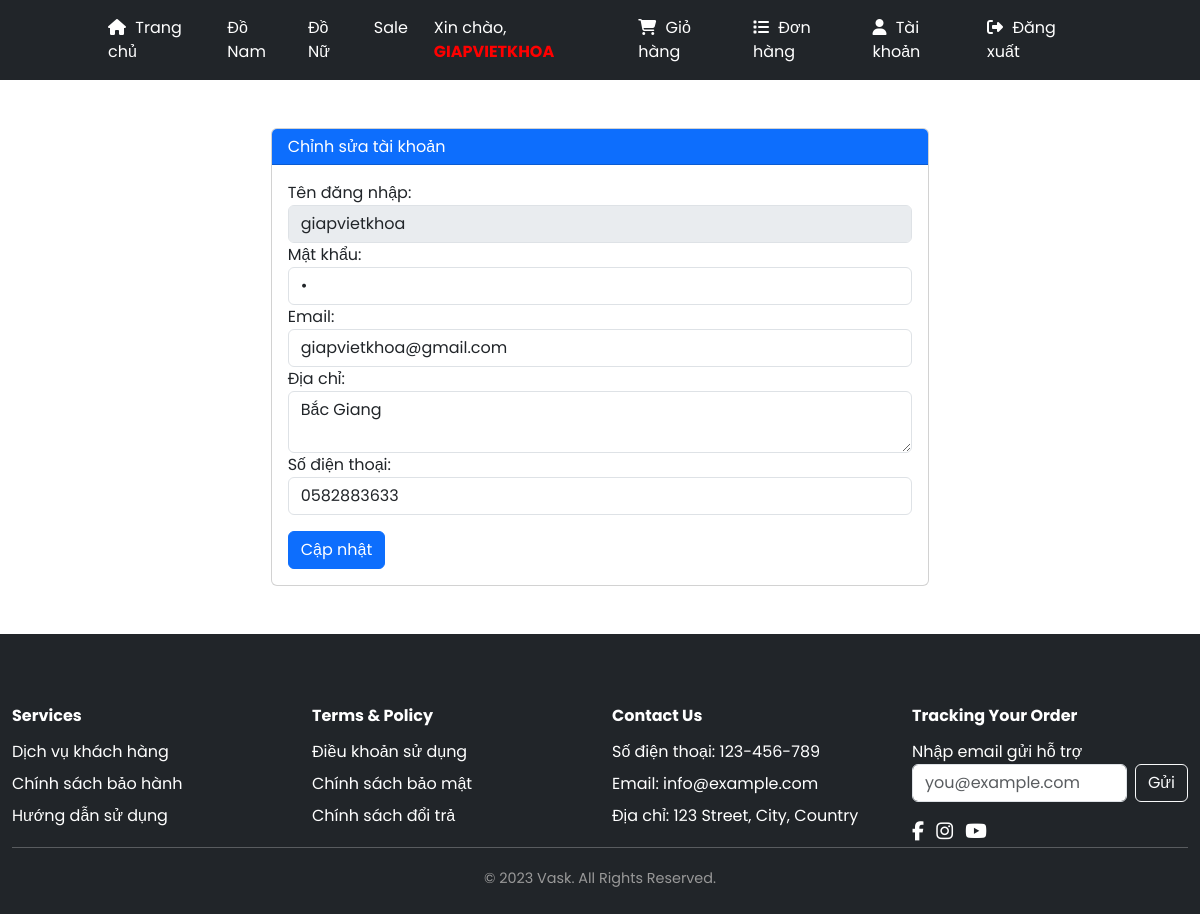
Screenshot of /index.php?act=suatk&id_tai_khoan=1 (signed in) with the database file from the repository.
### tables this page shows
CREATE TABLE `tai_khoan` (
  `id_tai_khoan` int NOT NULL,
  `ten_dang_nhap` varchar(50) NOT NULL,
  `mat_khau` varchar(255) NOT NULL,
  `email` varchar(255) NOT NULL,
  `so_dien_thoai` varchar(10) DEFAULT NULL,
  `dia_chi` text,
  `vai_tro` tinyint(1) NOT NULL DEFAULT '0'
);

### models/config.php (called while the page is built, shortened)
<?php
function pdo_get_connection(){
    $dburl = "mysql:host=localhost;dbname=duan;charset=utf8mb4";
    $username = 'root';
    $password = '';
    $conn = new PDO($dburl, $username, $password);
    $conn->setAttribute(PDO::ATTR_ERRMODE, PDO::ERRMODE_EXCEPTION);
    return $conn;
}
function pdo_query_one($sql){
    $sql_args = array_slice(func_get_args(), 1);
    try{
        $conn = pdo_get_connection();
        $stmt = $conn->prepare($sql);
        $stmt->execute($sql_args);
        $row = $stmt->fetch(PDO::FETCH_ASSOC);
        return $row;
    }
    catch(PDOException $e){
        throw $e;
    }
    finally{
        unset($conn);
    }
}

### models/taikhoan.php (called while the page is built, shortened)
<?php
function loadone_tai_khoan($id_tai_khoan){
    $sql="select * from tai_khoan where id_tai_khoan=".$id_tai_khoan;
    $tai_khoan=pdo_query_one($sql);
    return $tai_khoan;
}
?>

### views/suataikhoan.php (the view, shortened to what this page needs)
<div class="container mt-5 mb-5">
    <div class="row justify-content-center">
        <div class="col-md-8">
            <div class="card">
                <div class="card-header bg-primary text-white">
                    <h4>Chỉnh sửa tài khoản</h4>
                </div>
                <div class="card-body">
                    <form action="index.php?act=suataikhoan" method="POST">
                        <div class="form-group">
                            <label for="ten_dang_nhap">Tên đăng nhập:</label>
                            <input type="text" name="ten_dang_nhap" id="ten_dang_nhap" class="form-control"
                                value="<?php echo htmlspecialchars($tai_khoan['ten_dang_nhap'] ?? ''); ?>" disabled>
                        </div>
                        <div class="form-group">
                            <label for="mat_khau">Mật khẩu:</label>
                            <input type="password" name="mat_khau" id="mat_khau" class="form-control"
                                value="<?php echo htmlspecialchars($tai_khoan['mat_khau'] ?? ''); ?>" required>
                        </div>
                        <div class="form-group">
                            <label for="email">Email:</label>
                            <input type="email" name="email" id="email" class="form-control"
                                value="<?php echo htmlspecialchars($tai_khoan['email'] ?? ''); ?>" required>
                        </div>
                        <div class="form-group">
                            <label for="dia_chi">Địa chỉ:</label>
                            <textarea name="dia_chi" id="dia_chi" placeholder="Vui lòng điền địa chỉ của bạn" class="form-control" required><?php echo htmlspecialchars($tai_khoan['dia_chi'] ?? ''); ?></textarea>
                        </div>
                        <div class="form-group">
                            <label for="so_dien_thoai">Số điện thoại:</label>
                            <input type="text" name="so_dien_thoai" id="so_dien_thoai" placeholder="Vui lòng điền số điện thoại của bạn" class="form-control"
                                value="<?php echo htmlspecialchars($tai_khoan['so_dien_thoai'] ?? ''); ?>" required>
                        </div>
                        <button type="submit" name="capnhat" class="btn btn-primary mt-3">Cập nhật</button>
                    </form>
                </div>
            </div>
        </div>
    </div>
</div>

### views/css/htsp.css (style rules this page uses)
body { font-family: 'Poppins', sans-serif; }

### rows the page displays
tai_khoan: ten_dang_nhap "giapvietkhoa", email "giapvietkhoa@gmail.com", dia_chi "Bắc Giang", so_dien_thoai "0582883633"

### other values shown
$ten_dang_nhap "GIAPVIETKHOA"
